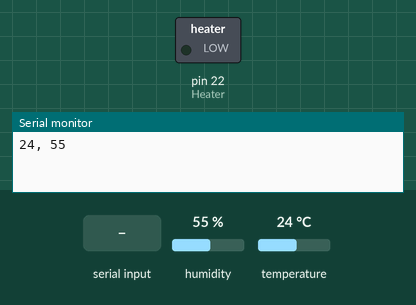
This sketch was run on a simulated Arduino Mega 2560, built with avr-gcc and run on an emulated ATmega2560. Shown: switched loads named in the sketch (green lamp = pin HIGH), the last lines printed to the serial monitor. The inputs (shaded band) are chosen by the test bench; at power-on: humidity 55 %, temperature 24 °C.

Above: at 3.0 s.
3.1 s: "a" received over Serial
At 5.0 s:
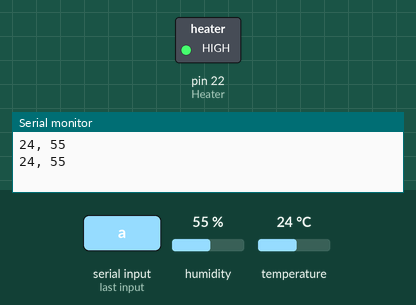
5.5 s: "b" received over Serial
At 6.9 s:
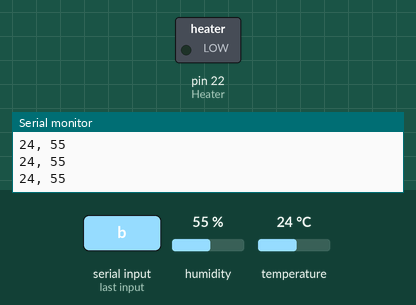
7.5 s: "a" received over the second serial link
At 8.7 s:
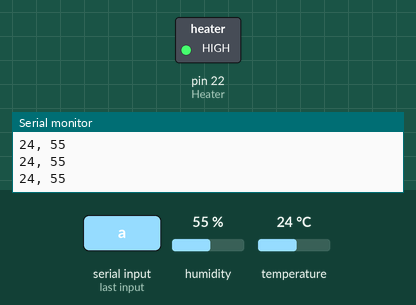
Timing chart, 0 to 10.5 s (numbered marks = the images above; inputs shaded):
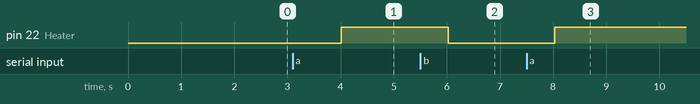

Measured:
- after the input at 3.1 s, pin 22 (Heater): LOW → HIGH after 0.91 s
- after the input at 5.5 s, pin 22 (Heater): HIGH → LOW after 0.52 s
- after the input at 7.5 s, pin 22 (Heater): LOW → HIGH after 0.53 s

The sketch:

Pygame.ino
```cpp
#include "DHT.h"
#define DHTPIN 8
#define DHTTYPE DHT22
#define Heater 22

DHT dht(DHTPIN, DHTTYPE);

void setup() {
  // put your setup code here, to run once:
  pinMode(Heater, OUTPUT);
  dht.begin();
  Serial.begin(9600);
  Serial3.begin(9600);
}

void loop() {
  // put your main code here, to run repeatedly:
  delay(2000);
  int h = dht.readHumidity();
  int t = dht.readTemperature();
  Serial.print(t);
  Serial.print(", ");
  Serial.println(h);

  if (Serial.available()) {
    delay(3);
    char c = Serial.read();

    if (c == 'a') {
      digitalWrite(Heater, HIGH);
    }
    if (c == 'b') {
      digitalWrite(Heater, LOW);
    }
  }
  if (Serial3.available()) {
    delay(3);
    char c = Serial3.read();

    if (c == 'a') {
      digitalWrite(Heater, HIGH);
    }
    if (c == 'b') {
      digitalWrite(Heater, LOW);
    }
  }
}
```
